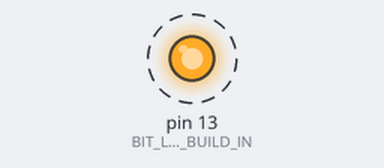
Simulated run of this sketch. Board: Arduino Uno, built with avr-gcc and run on an emulated ATmega328P. Shown: output pins drawn as LEDs (lit = HIGH). Dashed ring = blinking.

Above: at 0.2 s.
Timing chart, 0 to 3.0 s (numbered marks = the images above):
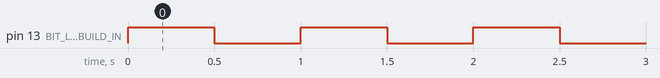

The sketch:

BlinkWithSFR.ino
```cpp
// pins
#define REG_PORT_LED_BUILT_IN PORTB
#define BIT_LED_BUILD_IN PB5

// counter and compare values
#define TIMER_1_START 0
#define TIMER_1_COMPARE 31250

//   CS22  | CS21  | CS20  |  DEC |Description
//       0 |     0 |     0 |   0  |stop timer
//       0 |     0 |     1 |   1  |prescaler = 1 (no prescaller)
//       0 |     1 |     0 |   2  |prescaler = 8
//       0 |     1 |     1 |   3  |prescaler = 64
//       1 |     0 |     0 |   4  |prescaler = 256
//       1 |     0 |     1 |   5  |prescaler = 1024
uint8_t prescalerMode = 0x04;

void setup() {
  // Set LED pin to be output
  DDRB |= _BV(BIT_LED_BUILD_IN);

  // Reset Timer1 Control Reg A
  TCCR1A = 0;

  // set waveform generation mode WGM
  TCCR1B &= ~_BV(WGM13); //clears
  TCCR1B &= ~_BV(WGM12); //clears
  TCCR1B &= ~_BV(WGM11); //clears
  TCCR1B &= ~_BV(WGM10); //clears
  TCCR1B |= _BV(WGM12); //sets

  // Set Prescaller of 256
  TCCR1B &= ~0b111;         // set the three bits in TCCR2B to 0 (clears prescaler)
  TCCR1B = (TCCR1B & 0b11111000) | (prescalerMode);

  TCNT1 = TIMER_1_START;    // Reset Timer1
  OCR1A = TIMER_1_COMPARE;  // set compare values
  TIMSK1 = _BV(OCIE1A);     // Enable timer1 compare interrupt
  sei();                    // Enable global interrupts
}

void loop() {
  delay(500);
}

ISR(TIMER1_COMPA_vect) {
  REG_PORT_LED_BUILT_IN ^= _BV(BIT_LED_BUILD_IN);
}
```

Measured:
- by itself, pin 13 (BIT_LED_BUILD_IN): alternates HIGH for 0.50 s and LOW for 0.50 s
